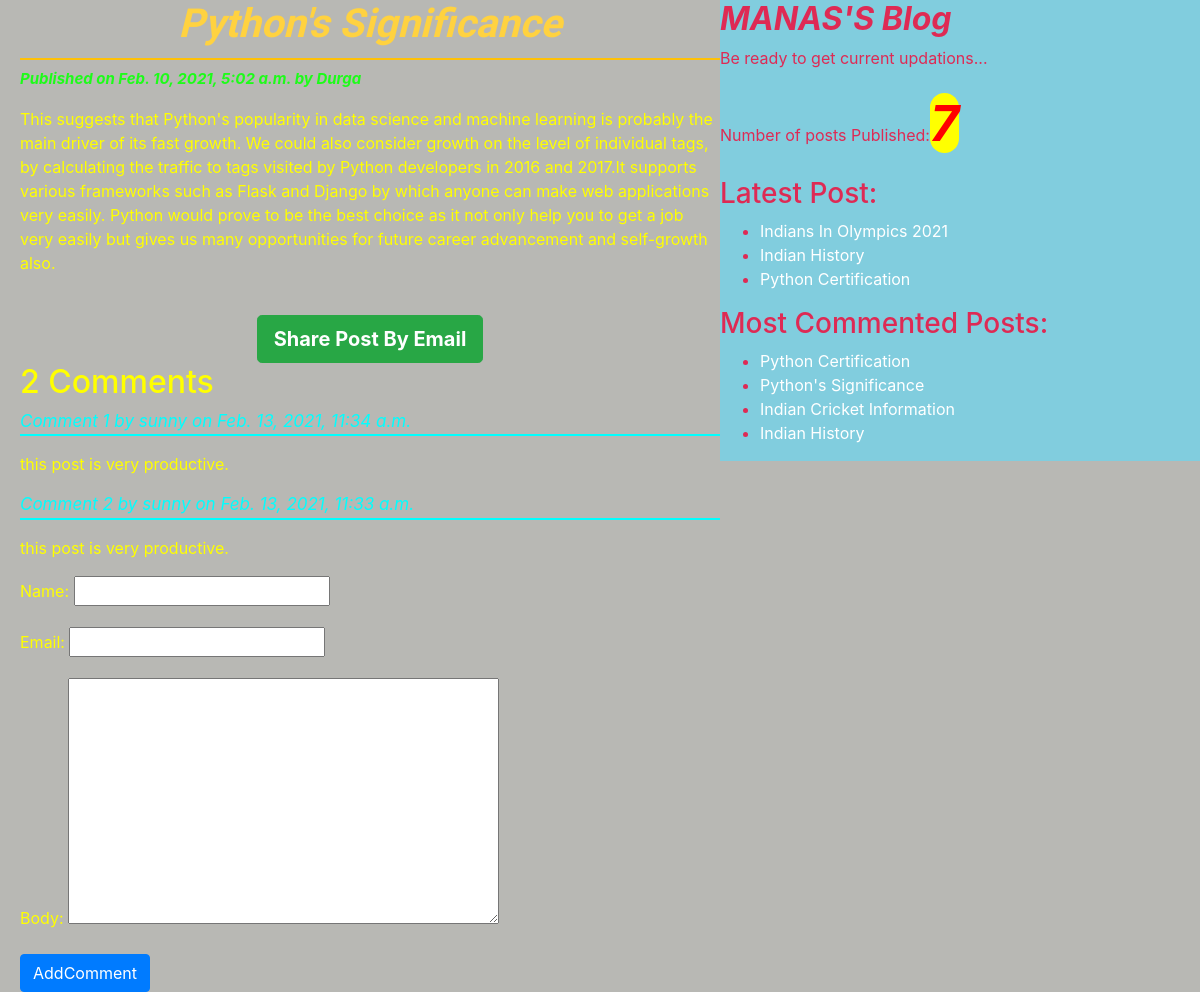
/2021/02/10/pythons-significance/, run on the app's committed database.
### blog/models.py (models this page shows, shortened)
class Post(models.Model):
    STATUS_CHOICES=(('draft','Draft'),('published','Published'))
    title=models.CharField(max_length=150)
    slug=models.SlugField(max_length=250,unique_for_date='publish')
    author=models.ForeignKey(User,on_delete=models.CASCADE,related_name='blog_posts')
    body=models.TextField()
    publish=models.DateTimeField(default=timezone.now)
    created=models.DateTimeField(auto_now_add=True)
    updated=models.DateTimeField(auto_now=True)
    status=models.CharField(max_length=10,choices=STATUS_CHOICES,default='draft')
    objects=CustomManager()
    tags=TaggableManager()
    class Meta:
        ordering=('-publish',)
    def get_absolute_url(self):
        return reverse("post_detail",args=[self.publish.year,self.publish.strftime('%m'),self.publish.strftime('%d'),self.slug])

class Comment(models.Model):
    post=models.ForeignKey(Post,related_name='comments',on_delete=models.CASCADE)
    name=models.CharField(max_length=50)
    email=models.EmailField()
    body=models.TextField()
    created=models.DateTimeField(auto_now_add=True)
    updated=models.DateTimeField(auto_now=True)
    active=models.BooleanField(default=True)
    class Meta:
        ordering=('-created',)

### blog/views.py (the view)
# urls.py: path('<year>/<month>/<day>/<post>/', views.post_details_view,name="post_detail"),
def post_details_view(request,year,month,day,post):
    post=get_object_or_404(Post,slug=post,status='published',publish__year=year,publish__month=month,publish__day=day)
    comments=post.comments.filter(active=True)
    csubmit=False
    if request.method=='POST':
        form=CommentForm(request.POST)
        if form.is_valid():
            new_comment=form.save(commit=False)
            new_comment.post=post
            new_comment.save()
            csubmit=True
    else:
        form=CommentForm()
    return render(request,'blog/post_detail.html',{'post':post,'form':form,'csubmit':csubmit,'comments':comments})

### blog/forms.py
class CommentForm(forms.ModelForm):
    class Meta:
        model=Comment
        fields=('name','email','body')

### blog/models.py (called while the page is built)
    def get_queryset(self):
        return super().get_queryset().filter(status='published')

### blog/templatetags/blog_tags.py (called while the page is built)
@register.simple_tag
def total_posts():
    return Post.objects.count()

@register.inclusion_tag('blog/show_latest_posts123.html')
def show_latest_posts(count=3):
    latest_post=Post.objects.order_by('-publish')[:count]
    return {'latest_post':latest_post}

@register.simple_tag
def get_most_commented_post(count=4):
    most_commented_post=Post.objects.annotate(total_comments=Count('comments')).order_by('-total_comments')[:count]
    return most_commented_post

### templates/blog/post_detail.html (shortened to what this page needs)
<!DOCTYPE html>
{% extends 'blog/base.html'%}
{% block content_block %}
      <h1 ><strong><em>{{post.title}}</em></strong></h1>
      <p class="date">Published on {{post.publish}} by {{post.author|title}}</p>
       {{post.body|linebreaks }}<br>
      <div class="container" align='center'>
         <a style="font-weight:bold;" class="btn btn-lg btn-success" href="/{{post.id}}/share">Share Post By Email</a>
      </div>
    {% with comments.count as comments_count %}
    <h2>{{comments_count}} Comment{{comments_count|pluralize}} </h2>
    {%endwith%}
    {% if comments%}
    {% for comment in comments%}
    <p id='ch'>Comment {{forloop.counter}} by {{comment.name}} on {{comment.created}}</p>
    <div class="cb">{{comment.body|linebreaks}}  </div>
    {%endfor%}
    {%else%}
    <p>No comments posted yet!!!<p>
    {%endif%}
    {% if csubmit %}
    <h3>Comment submitted successfully!!!</h3>
    {%else%}
    <form class="" method="post">
      {{form.as_p}}
      <input type="submit" class="btn btn-primary" name="" value="AddComment">
    </form>
    {%endif%}
{%endblock%}

### templates/blog/base.html (shortened to what this page needs)
<!DOCTYPE html>
{% load blog_tags %}
{% load static %}
<html lang="en" dir="ltr">
  <head>
    <link rel="stylesheet" href="{% static "css/bootstrap.css" %}">
    <link rel="stylesheet" href="{% static "css/blog.css" %}">
  </head>
  <body>
    <div class="content">
      {% block content_block %}
      {%endblock%}
    </div>
    <div class="sidebar">
      <h2><strong><em>MANAS'S Blog</em></strong></h2>
    <p>Be ready to get current updations...</p>
    <p>Number of posts Published:<span id='publish'>{%total_posts%}</span></p>
    <h3>Latest Post:</h3>{% show_latest_posts %}
    <h3>Most Commented Posts:</h3>
    {% get_most_commented_post as most_commented_post%}
    <ul>
      {% for post in most_commented_post%}
      <li > <a style="color:white;" href="{{post.get_absolute_url}}">{{post.title}}</a></li>
      {% endfor%}
    </ul>
    </div>
  </body>
</html>

### templates/blog/show_latest_posts123.html
<ul>
  {% for post in latest_post %}
  <li > <a style="color:white;" href="{{post.get_absolute_url}}">{{post.title}}</a></li>
  {% endfor %}
</ul>

### statics/css/blog.css (style rules this page uses)
.content { width:60%; float: left; padding-left: 20px; height: 100%; }
.sidebar { float:right; background: #81cdde; width: 40%; padding-top: 0px; height: 100%; color: #de2a54; }
.date { color:#1dfc19; font-weight: bold; font-style: italic; font-size: 15px; }
body { background: #b8b8b4; color: yellow; }
h1 { text-align: center; border-bottom: 2px solid #ffc107; padding-bottom: 10px; font-family: 'Reggae One', cursive; color: #ffd240; }
a { color: #342aeb; }
#ch { color:cyan; font-size:17px; font-style: italic; border-bottom: 2px solid cyan; }
#publish { font-size: 50px; font-weight: bold; color: red; font-style: italic; background: yellow; border-radius: 100px; }

### data on the page
Post: title "Python's Significance", publish "Feb. 10, 2021, 5:02 a.m.", author "Durga", body "This suggests that Python's popularity in data science and machine learning is probably the main driver of its fast growth. We could also consider growth on the level of individual tags, by calculating the traffic to tags visited by Python developers in 2016 and 2017.It supports various frameworks such as Flask and Django by which anyone can make web applications very easily. Python would prove to be the best choice as it not only help you to get a job very easily but gives us many opportunities for future career advancement and self-growth also."
Comment: body "this post is very productive."
Comment: body "this post is very productive."
Post: title "Indians In Olympics 2021"
Post: title "Indian History"
Post: title "Python Certification"
Post: title "Indian Cricket Information"

### other printed values
{{ comments_count }} "2"
